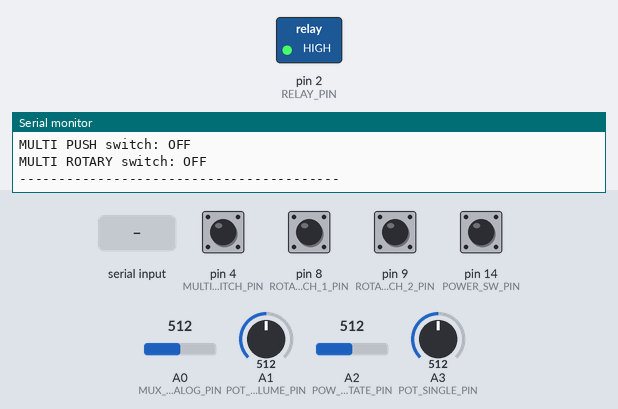
The program below on a simulated Arduino Micro, built with avr-gcc and run on an emulated ATmega32U4. On the bench: switched loads named in the program (green lamp = pin HIGH), the last lines printed to the serial monitor. The test bench sets the inputs (shaded band); at power-on: pin 4 (MULTI_PUSH_SWITCH_PIN), pin 8 (ROTARY_SWITCH_1_PIN), pin 9 (ROTARY_SWITCH_2_PIN) HIGH, pin 14 (POWER_SW_PIN) LOW, A2 (POW_TRISTATE_PIN) = 512, A0 (MUX_ANALOG_PIN) = 512, A1 (POT_VOLUME_PIN) = 512, A3 (POT_SINGLE_PIN) = 512. Pins used as bus, display or sensor lines are not drawn.

Above: at 1.2 s.
1.3 s: pin 14 (POWER_SW_PIN) pulled HIGH for 0.15 s
At 2.7 s:
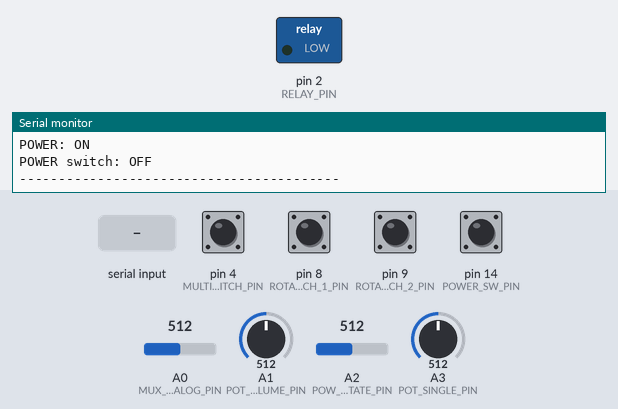
3.0 s: A2 (POW_TRISTATE_PIN) set to 490
4.6 s: pin 4 (MULTI_PUSH_SWITCH_PIN) pulled LOW for 0.15 s
6.2 s: pin 8 (ROTARY_SWITCH_1_PIN) pulled LOW for 0.15 s
7.8 s: "POWER: off\n" received over Serial
9.3 s: pin 14 (POWER_SW_PIN) pulled HIGH for 1 s
Timing chart, 0 to 39.4 s (numbered marks = the images above; inputs shaded):
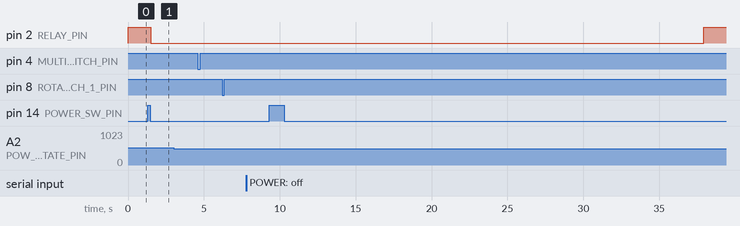

The program:

main.cpp
```cpp
#include <Arduino.h>
#include "power-state-machine.hpp"

const byte POT_SINGLE_PIN = A3;
const byte POT_SINGLE_POWER_PIN = 15;

const byte POW_TRISTATE_PIN = A2;
const byte POT_VOLUME_PIN = A1;

const byte POWER_SW_PIN = 14;

const byte MUX_ANALOG_PIN = A0;
const byte MUX_SELECT_PIN = 7;

const byte MUX_SELECT2_PIN = 5;

const byte MULTI_PUSH_SWITCH_PIN = 4;

const byte ROTARY_SWITCH_1_PIN = 8;
const byte ROTARY_SWITCH_2_PIN = 9;

struct PotPoint {
  int raw;
  int value;
};

const PotPoint POT_VOLUME_POINTS[] = {
  {547, 20},
  {878, 10},
  {978, 5},
  {1018, 2},
  {1023, 0},
};

const PotPoint POT_SINGLE_POINTS[] = {
  {0, 0},
  {1023, 20},
};

const PotPoint POT_BALANCE_POINTS[] = {
  {0, 20},
  {1023, 0},
};

const PotPoint POT_MULTI_SECOND_POINTS[] = {
  {0, 20},
  {318, 10},
  {533, 0},
};

// Spare pot on mux channel X2. Placeholder linear calibration (edit to match
// the real pot, like the other tables).
const PotPoint POT_AUX_POINTS[] = {
  {0, 0},
  {1023, 20},
};

const byte NUM_SAMPLES = 10;

int readAveraged(byte pin) {
  long sum = 0;
  for (byte i = 0; i < NUM_SAMPLES; i++) {
    sum += analogRead(pin);
  }
  return sum / NUM_SAMPLES;
}

bool readDigitalStable(byte pin) {
  byte highCount = 0;
  for (byte i = 0; i < NUM_SAMPLES; i++) {
    if (digitalRead(pin)) highCount++;
    delay(1);
  }
  return highCount > NUM_SAMPLES / 2;
}

template<byte N>
int scalePot(int reading, const PotPoint (&points)[N]) {
  if (reading <= points[0].raw) return points[0].value;
  for (byte i = 1; i < N; i++) {
    if (reading <= points[i].raw) {
      long span = points[i].raw - points[i - 1].raw;
      long num = (long)(reading - points[i - 1].raw) * (points[i].value - points[i - 1].value);
      return points[i - 1].value + (int)((num + (num >= 0 ? span / 2 : -span / 2)) / span);
    }
  }
  return points[N - 1].value;
}

const unsigned long REPORT_INTERVAL_MS = 250;
const int NEVER = -9999;

struct ReportedValue {
  int value = NEVER;
  unsigned long lastMs = -REPORT_INTERVAL_MS;
};

bool throttleReport(ReportedValue &v, int reading, int threshold) {
  if ((v.value == NEVER || abs(reading - v.value) > threshold) &&
      millis() - v.lastMs >= REPORT_INTERVAL_MS) {
    v.value = reading;
    v.lastMs = millis();
    return true;
  }
  return false;
}

void report(const char *name, int value) {
  Serial.print(name);
  Serial.println(value);
}

void report(const char *name, const char *value) {
  Serial.print(name);
  Serial.println(value);
}

void reportPot(const char *name, int value, int raw) {
  Serial.print(name);
  Serial.print(value);
  Serial.print(" (raw ");
  Serial.print(raw);
  Serial.println(")");
}

ReportedValue potVolume, potSingle, potBalance, potMultiSecond, potAux, powTristate, powSw, multiPush, rotary;

void setup() {
  Serial.begin(9600);

  pinMode(POWER_SW_PIN, INPUT);
  pinMode(MULTI_PUSH_SWITCH_PIN, INPUT_PULLUP);
  pinMode(ROTARY_SWITCH_1_PIN, INPUT_PULLUP);
  pinMode(ROTARY_SWITCH_2_PIN, INPUT_PULLUP);

  pinMode(POT_SINGLE_POWER_PIN, OUTPUT);
  digitalWrite(POT_SINGLE_POWER_PIN, LOW);

  pinMode(MUX_SELECT_PIN, OUTPUT);
  pinMode(MUX_SELECT2_PIN, OUTPUT);

  setupPower();
}

void loop() {
  // Serial input from the host (jukebox-pots): a "POWER: ..." command is
  // handled, anything else asks for a full status report. The report request
  // marks every value as "never reported" so the next checks re-emit them all
  // even though they have not changed (used right after the host opens the
  // port, to seed volume/balance from the current pots).
  static char cmdBuf[32];
  static byte cmdLen = 0;
  while (Serial.available() > 0) {
    char c = Serial.read();
    if (c == '\n' || c == '\r') {
      if (cmdLen > 0 && strncmp(cmdBuf, "POWER:", 6) == 0) {
        cmdBuf[cmdLen] = '\0';
        handlePowerCommand(cmdBuf);
      } else {
        potVolume.value = NEVER;
        potSingle.value = NEVER;
        potBalance.value = NEVER;
        potMultiSecond.value = NEVER;
        potAux.value = NEVER;
        powTristate.value = NEVER;
        powSw.value = NEVER;
        multiPush.value = NEVER;
        rotary.value = NEVER;
      }
      cmdLen = 0;
    } else if (cmdLen < sizeof(cmdBuf) - 1) {
      cmdBuf[cmdLen++] = c;
    }
  }

  servicePowerOff();

  digitalWrite(POT_SINGLE_POWER_PIN, HIGH);

  delayMicroseconds(300);

  int potSingleRaw = readAveraged(POT_SINGLE_PIN);
  int potSingleReading = scalePot(potSingleRaw, POT_SINGLE_POINTS);

  int powTristateRaw = readAveraged(POW_TRISTATE_PIN);
  int powTristateState = powTristateRaw > 500 ? 2 : powTristateRaw > 100 ? 1 : 0;
  bool powSwReading = readDigitalStable(POWER_SW_PIN);
  handlePowerSwitch(powSwReading);

  int potVolumeRaw = readAveraged(POT_VOLUME_PIN);
  int potVolumeReading = scalePot(potVolumeRaw, POT_VOLUME_POINTS);

  // Mux channels: A = MUX_SELECT_PIN, B = MUX_SELECT2_PIN (C tied to GND).
  //   A=0 B=0 -> X0: multi second pot
  //   A=1 B=0 -> X1: balance pot
  //   A=0 B=1 -> X2: aux pot
  digitalWrite(MUX_SELECT_PIN, LOW);
  digitalWrite(MUX_SELECT2_PIN, LOW);
  delayMicroseconds(50);
  int multiSecondPotRaw = readAveraged(MUX_ANALOG_PIN);
  int multiSecondPotReading = scalePot(multiSecondPotRaw, POT_MULTI_SECOND_POINTS);
  delayMicroseconds(50);
  digitalWrite(MUX_SELECT_PIN, HIGH);
  int balancePotRaw = readAveraged(MUX_ANALOG_PIN);
  int balancePotReading = scalePot(balancePotRaw, POT_BALANCE_POINTS);
  delayMicroseconds(50);
  digitalWrite(MUX_SELECT_PIN, LOW);
  digitalWrite(MUX_SELECT2_PIN, HIGH);
  delayMicroseconds(50);
  int auxPotRaw = readAveraged(MUX_ANALOG_PIN);
  int auxPotReading = scalePot(auxPotRaw, POT_AUX_POINTS);

  bool multiPushSwitch = readDigitalStable(MULTI_PUSH_SWITCH_PIN);
  bool rotarySwitch1 = readDigitalStable(ROTARY_SWITCH_1_PIN);
  bool rotarySwitch2 = readDigitalStable(ROTARY_SWITCH_2_PIN);

  digitalWrite(POT_SINGLE_POWER_PIN, LOW);

  int rotaryState = !rotarySwitch1 ? 1 : (!rotarySwitch2 ? 2 : 0);

  bool reported = false;

  if (throttleReport(potVolume, potVolumeReading, 0)) {
    reportPot("POT volume: ", potVolume.value, potVolumeRaw);
    reported = true;
  }

  if (throttleReport(potSingle, potSingleReading, 0)) {
    reportPot("POT single: ", potSingle.value, potSingleRaw);
    reported = true;
  }

  if (throttleReport(potBalance, balancePotReading, 0)) {
    reportPot("POT balance: ", potBalance.value, balancePotRaw);
    reported = true;
  }

  if (throttleReport(potMultiSecond, multiSecondPotReading, 0)) {
    reportPot("POT multi second: ", potMultiSecond.value, multiSecondPotRaw);
    reported = true;
  }

  if (throttleReport(potAux, auxPotReading, 0)) {
    reportPot("POT aux: ", potAux.value, auxPotRaw);
    reported = true;
  }

  if (throttleReport(powTristate, powTristateState, 0)) {
    report("POWER tristate: ", powTristate.value == 2 ? "RIGHT" : powTristate.value == 1 ? "LEFT" : "CENTER");
    reported = true;
  }

  if (throttleReport(powSw, powSwReading ? 1 : 0, 0)) {
    report("POWER switch: ", powSw.value ? "ON" : "OFF");
    reported = true;
  }

  if (throttleReport(multiPush, multiPushSwitch ? 1 : 0, 0)) {
    report("MULTI PUSH switch: ", multiPush.value ? "OFF" : "ON");
    reported = true;
  }

  if (throttleReport(rotary, rotaryState, 0)) {
    report("MULTI ROTARY switch: ", rotary.value == 1 ? "SW1" : rotary.value == 2 ? "SW2" : "OFF");
    reported = true;
  }

  if (reported) {
    Serial.println("-----------------------------------------");
  }

  delay(100);
}
```

power-state-machine.hpp
```cpp
#pragma once

#include <Arduino.h>

const byte RELAY_PIN = 2;
const byte RELAY_ON = LOW;
const byte RELAY_OFF = HIGH;
const unsigned long POWER_LONG_PRESS_MS = 5000;

// Delay between a "POWER: off" command from the host and the relay cut.
// The host (the Pi) is gone by then, but this board keeps running from 5VSB,
// so it is the only side that can wait: the daemon sends the message just
// before it shuts the Pi down, this timer lets the Pi finish halting, and the
// relay is cut afterwards. A number in the command ("POWER: off 45") overrides
// it, so the delay can be tuned from the host without reflashing.
const unsigned long POWER_OFF_DELAY_MS = 30000;

bool powerOn = false;
bool prevPowerSw = false;
bool longPressFired = false;
unsigned long powerSwPressMs = 0;

// A relay cut armed by the host, cut when millis() reaches relayOffAtMs.
bool relayOffPending = false;
unsigned long relayOffAtMs = 0;

void setupPower() {
  pinMode(RELAY_PIN, OUTPUT);
  digitalWrite(RELAY_PIN, RELAY_OFF);
}

void cutRelay() {
  powerOn = false;
  digitalWrite(RELAY_PIN, RELAY_OFF);
}

// Accepts the host's power line. "POWER: off" arms a delayed relay cut after
// POWER_OFF_DELAY_MS; "POWER: off N" waits N seconds instead (N may be 0 for
// an immediate cut); "POWER: cancel" disarms a pending cut (used if the host
// could not actually shut itself down). Anything else is ignored.
void handlePowerCommand(const char *line) {
  if (strncmp(line, "POWER: cancel", 13) == 0) {
    if (relayOffPending) {
      relayOffPending = false;
      Serial.println("POWER: off cancelled");
    }
    return;
  }
  if (strncmp(line, "POWER: off", 10) != 0) return;
  unsigned long delayMs = POWER_OFF_DELAY_MS;
  const char *p = line + 10;
  while (*p == ' ') p++;
  if (*p >= '0' && *p <= '9') {
    delayMs = strtoul(p, NULL, 10) * 1000UL;
  }
  relayOffPending = true;
  relayOffAtMs = millis() + delayMs;
  Serial.print("POWER: off in ");
  Serial.print(delayMs / 1000UL);
  Serial.println("s");
}

// Called every loop; performs the armed relay cut when its time arrives.
void servicePowerOff() {
  if (relayOffPending && (long)(millis() - relayOffAtMs) >= 0) {
    relayOffPending = false;
    Serial.println("POWER: hard off");
    cutRelay();
  }
}

void handlePowerSwitch(bool pressed) {
  if (pressed && !prevPowerSw) {
    powerSwPressMs = millis();
    longPressFired = false;
  } else if (pressed && powerOn && !longPressFired &&
             millis() - powerSwPressMs >= POWER_LONG_PRESS_MS) {
    longPressFired = true;
    if (relayOffPending) {
      relayOffPending = false;
      Serial.println("POWER: off cancelled");
    }
    Serial.println("POWER: hard off");
    cutRelay();
  } else if (!pressed && prevPowerSw && !longPressFired) {
    if (!powerOn) {
      powerOn = true;
      Serial.println("POWER: ON");
      digitalWrite(RELAY_PIN, RELAY_ON);
    } else {
      Serial.println("POWER: soft off");
    }
  }
  prevPowerSw = pressed;
}
```

Measured:
- after the input at 1.3 s, pin 2 (RELAY_PIN): HIGH → LOW after 0.20 s
